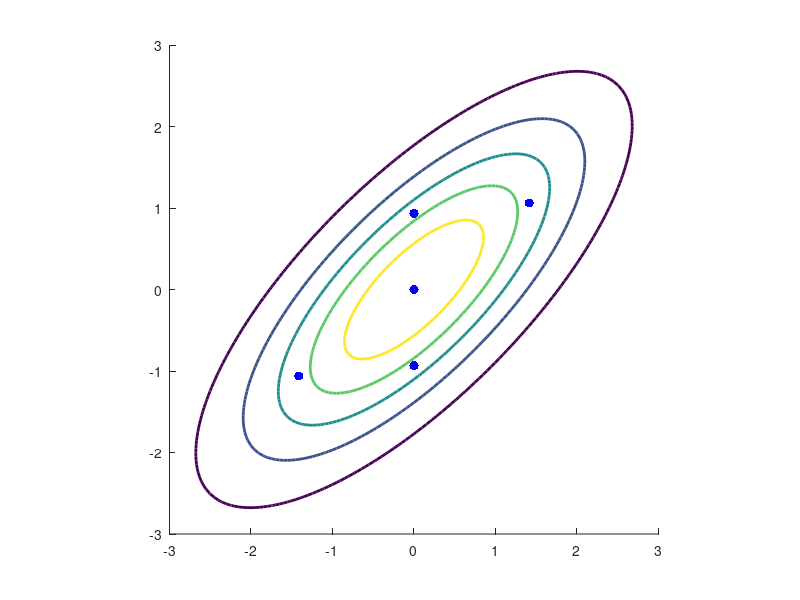

Write the MATLAB code that produced this figure. (Note: this script raises an error after producing the figure.)
clear,close all,clc

%% Unscented transform plot

mu = [0 0];
Sigma = [2 1.5; 1.5 2];
x1 = -3:.05:3; x2 = -3:.05:3;
[X1,X2] = meshgrid(x1,x2);
F = mvnpdf([X1(:) X2(:)],mu,Sigma);
F = reshape(F,length(x2),length(x1));
X = [mu' mu'+chol(Sigma,'lower') mu'-chol(Sigma,'lower')];

figure
hold on
contour(x1,x2,F,5,'linewidth',2)
plot(X(1,:),X(2,:),'.b','MarkerSize',20)
axis equal

matlab2tikz('filename','utp.tikz',...
            'height','0.4\linewidth',...
            'width','0.7\linewidth')
        
close